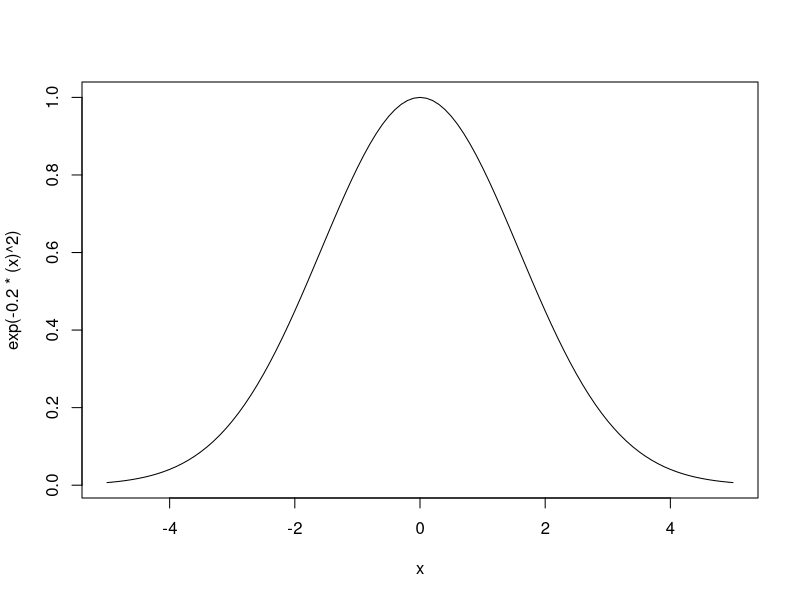
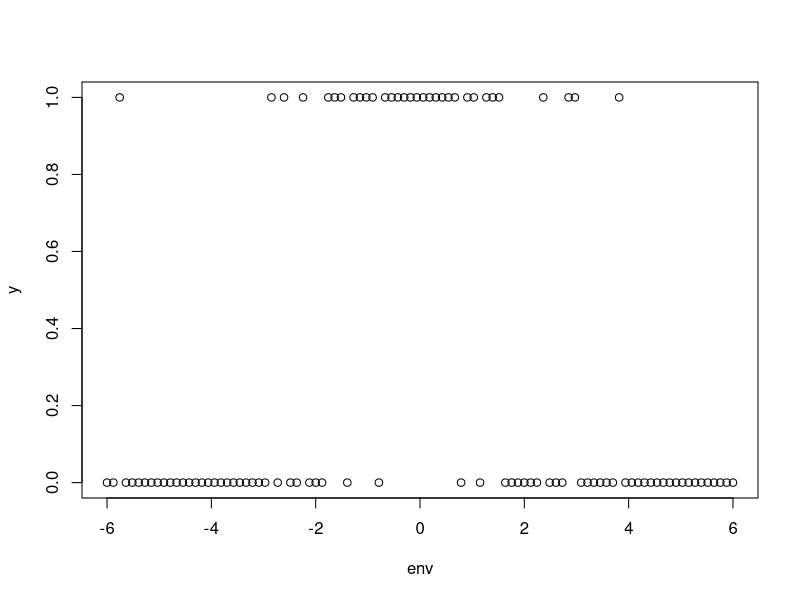
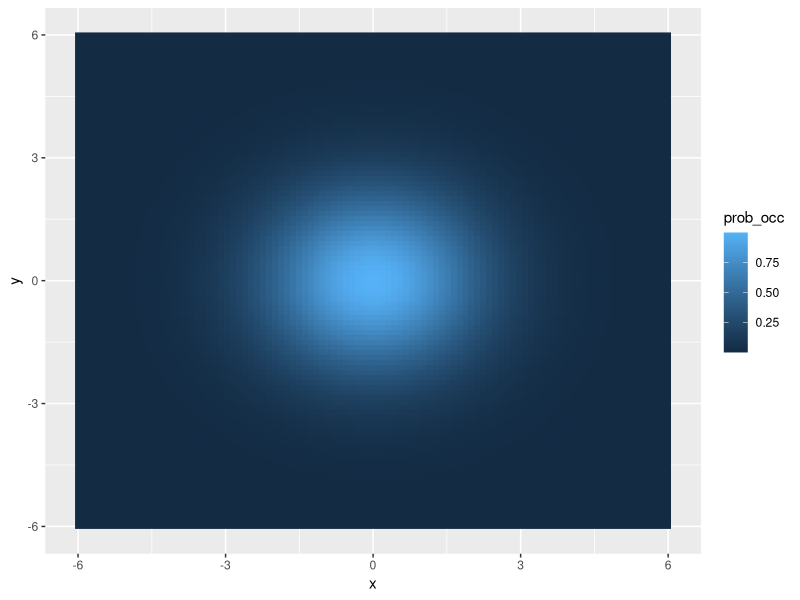
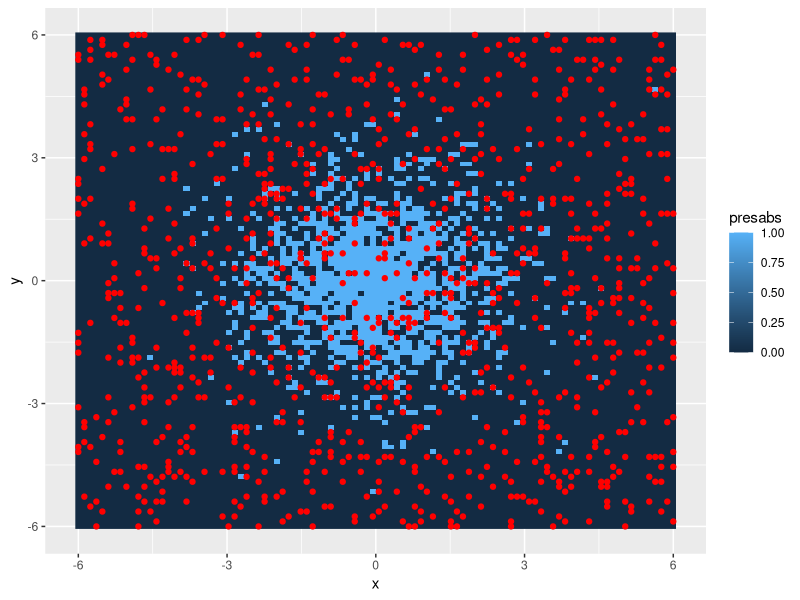
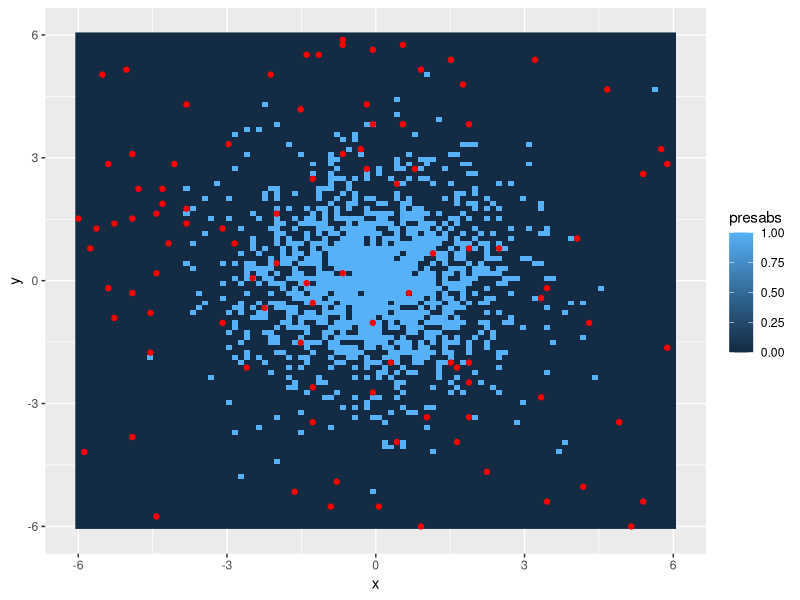
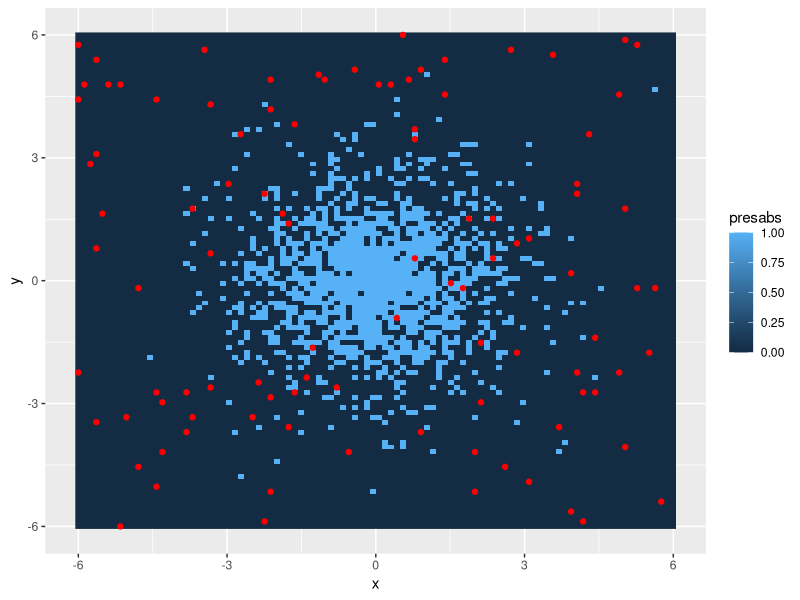

These figures' R source, in order:
## ---- chunk 1
knitr::opts_chunk$set(echo = TRUE)
## ---- chunk 2
curve(exp(-.2*(x)^2), xlim = c(-5, 5))

env <- seq(from = -6, to = 6, length.out = 100)
prob_occ_1d <- exp(-.2*(env)^2)
y <- rbinom(100, 1, prob = prob_occ_1d)

plot(env, y)

library(tidyverse)

env_grid <- expand_grid(x = env,
            y = env) |> 
  mutate(prob_occ = exp(-.2*(x)^2) *  exp(-.2*(y)^2))

env_grid |> 
  ggplot(aes( x = x, y = y, fill = prob_occ)) + geom_raster()

## ---- chunk 3
env_sampling <- env_grid |> 
  mutate(presabs = rbinom(n = nrow(env_grid), size = 1, prob = prob_occ),
         is_samp = rbinom(n = nrow(env_grid), size = 1, prob = .1))

env_sampling |> 
  ggplot(aes(x = x, y = y, fill = presabs)) + geom_raster() + 
  geom_point(col = "red", data = env_sampling |> 
               filter(is_samp == 1))
## ---- chunk 4
nsamp <- 40
randsamp <- sample(1:nrow(env_sampling), size = 100, replace = FALSE)

env_samp_effort_control <- env_sampling |> 
  rownames_to_column("rownum") |> 
  mutate(is_samp_better = as.numeric(rownum %in% randsamp))

env_samp_effort_control |>
  ggplot(aes(x = x, y = y, fill = presabs)) + 
  geom_raster() + 
  geom_point(col = "red", data = env_samp_effort_control |> 
               filter(is_samp_better == 1))

## ---- chunk 5
nsamp <- 40
inverse_samp <- sample(1:nrow(env_sampling), size = 100, replace = FALSE,
                   prob = 1-env_samp_effort_control$prob_occ)

env_inverse <- env_samp_effort_control |> 
  mutate(inverse_samp = as.numeric(rownum %in% inverse_samp))

env_inverse |> 
  ggplot(aes(x = x, y = y, fill = presabs)) + 
  geom_raster() + 
  geom_point(col = "red", data = env_inverse |> 
               filter(inverse_samp == 1))


